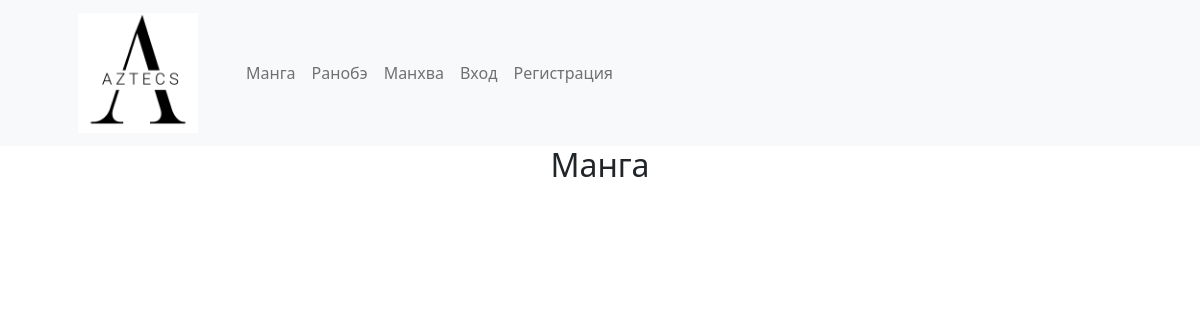
The page /catalog/manga on the database as committed earlier.
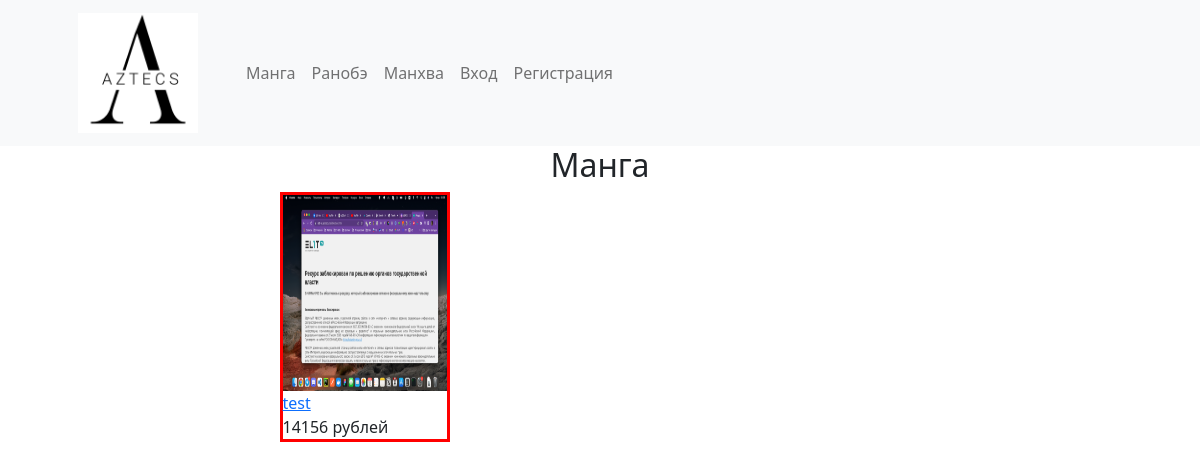
The same page on the database as committed later.
### mangaapi/models.py (models this page shows, shortened)
class Tovar(models.Model):
    title = models.CharField(max_length=30, blank=False)
    year = models.CharField(max_length=4, blank=False)
    description = models.TextField(blank=False)
    author = models.CharField(max_length=20, blank=False)
    genre = models.CharField(max_length=10, blank=False)
    photo = models.ImageField(upload_to='photo/%Y/%m/%d/')
    price = models.CharField(max_length=6, blank=False)
    stock = models.BooleanField()
    date = models.DateTimeField()
    titleManga = models.CharField(max_length=30, blank=False)
    type = models.CharField(blank=False, max_length=50)

### mangaapi/views.py (the view)
# urls.py: path('catalog/manga', manga_page, name='manga'),
def manga_page(request):
    tovar = Tovar.objects.all()
    return render(request, 'mangaapi/manga.html', {'tovar':tovar})

### mangaapi/templates/mangaapi/manga.html (shortened to what this page needs)
{% include 'include/header.html' %}
      <div class="container ">
        <div class="row">
        <div class="col-lg-7 mx-auto ">
    <h2 id="zagolovog">Манга</h2>
    <div class="karts">
        {% for t in tovar %}
        {% if t.type == 'manga' %}
        <div id="kart"><img width="100%" height="80%"   src="{{ t.photo.url }}"><p><a href="{% url 'tovar_id' t.id %}">{{ t.title }}</a><br> {{ t.price }} рублей</p></div>
   {% endif %} {% endfor %}
</div>    </div></div></div>
</body>
</html>

Rows that differ between the two databases and show on the page:
added Tovar: photo (picture), title "test", price "14156"
